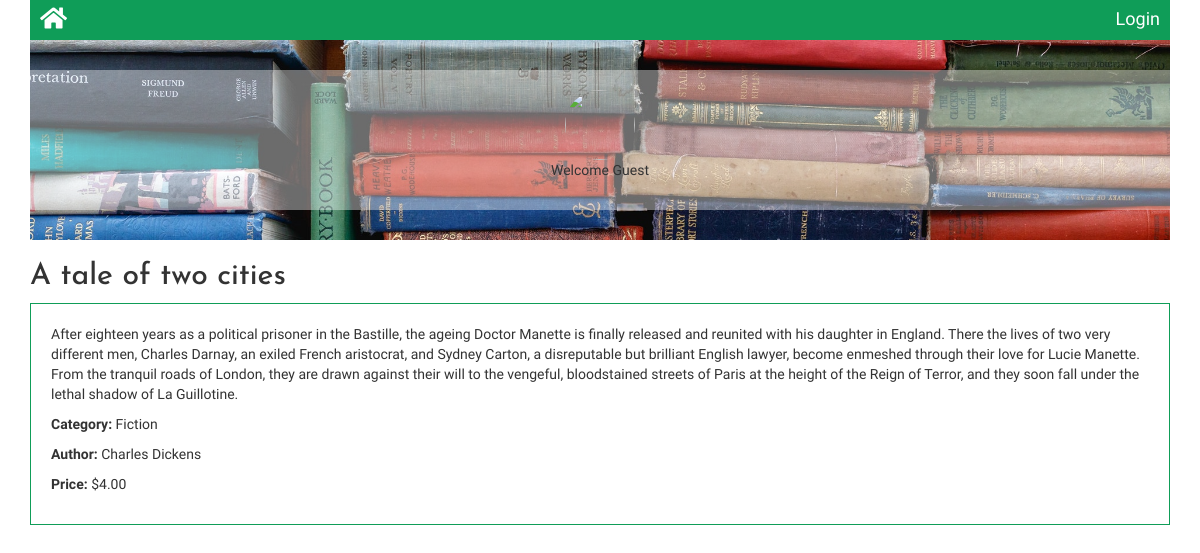
Screenshot of /catalog/1/book/2 with the database file from the repository.
### database_setup.py (models this page shows, shortened)
class Books(Base):
    __tablename__ = 'books'
    id = Column(Integer, primary_key=True)
    name = Column(String(150), nullable=False)
    description = Column(String)
    author = Column(String)
    price = Column(String)
    category_id = Column(Integer, ForeignKey("book_category.id"))
    book_category = relationship(BookCategory)
    user_id = Column(Integer, ForeignKey("user.id"))
    user = relationship(User)
    created_at = Column(DateTime, default=datetime.datetime.utcnow)
    updated_at = Column(DateTime, default=datetime.datetime.utcnow,
                        onupdate=datetime.datetime.utcnow)

class BookCategory(Base):
    __tablename__ = 'book_category'
    id = Column(Integer,primary_key = True)
    name = Column(String(140),nullable = False)

### Books.py (the view)
@app.route('/catalog/<int:category_id>/book/<int:book_id>')
def bookDetails(category_id, book_id):
    category = session.query(BookCategory).filter_by(id=category_id).one()
    book = session.query(Books).filter_by(id=book_id).one()
    if ('user_id' not in login_session or
       book.user_id != login_session['user_id']):
        return render_template('publicBook_details.html', category=category,
                               book=book, login_session=login_session)
    else:
        return render_template('book_details.html', category=category,
                               book=book, login_session=login_session)

### templates/publicBook_details.html (shortened to what this page needs)
<!DOCTYPE>
<html>
<head>
    <link rel=stylesheet type=text/css href="{{url_for('static',filename='css/book_details.css')}}">
</head>
<body>
    {% extends "main.html" %}
    {% block content %}
    <header>
        {% include "header.html" %}
    </header>
    <main>
        <div class="content">
            <h2 class="heading-font">{{book.name}}</h2>
            <div class="book-content content-font">
                    <p>{{book.description}}</p>
                    <label>Category:</label>
                <p>{{category.name}}</p>
                <br>
               <label>Author:</label>
                <p>{{book.author}}</p>
                <br>
                <label>Price:</label>
                <p>{{book.price}}</p>
            </div>
        </div>
        {% endblock %}

### static/css/book_details.css (style rules this page uses)
.book-content { padding:2rem; border:1px solid rgb(15,157,88); }
.book-content p { display:inline-block; }

### static/css/global.css (style rules this page uses)
body { margin:0; box-sizing: border-box; }
.heading-font { font-family: 'Josefin Sans', sans-serif; }
.content-font { font-family: 'Varela Round', sans-serif; }

### rows the page displays
Books: name "A tale of two cities", description "After eighteen years as a political prisoner in the Bastille, the ageing Doctor Manette is finally released and reunited with his daughter in England. There the lives of two very different men, Charles Darnay, an exiled French aristocrat, and Sydney Carton, a disreputable but brilliant English lawyer, become enmeshed through their love for Lucie Manette. From the tranquil roads of London, they are drawn against their will to the vengeful, bloodstained streets of Paris at the height of the Reign of Terror, and they soon fall under the lethal shadow of La Guillotine.", author "Charles Dickens", price "$4.00"
BookCategory: name "Fiction"
